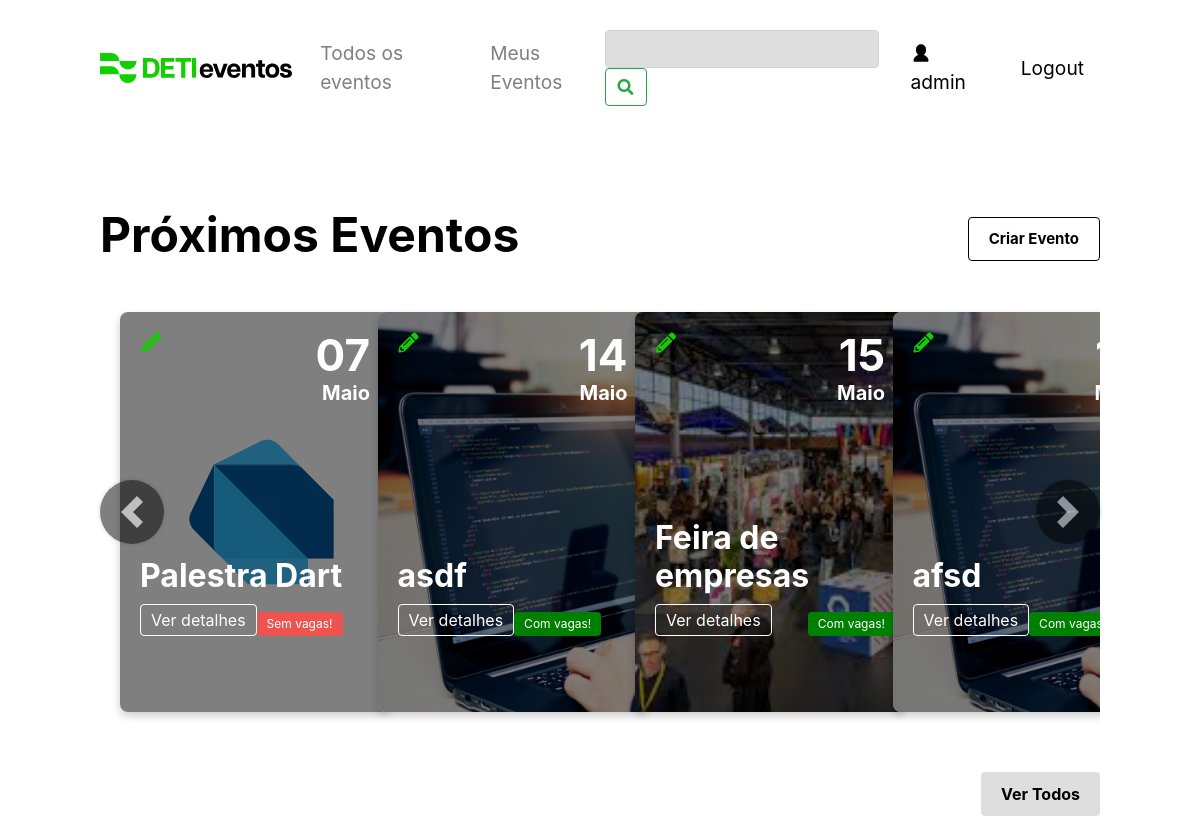
The page / (signed in) on the database its author committed.
### tables this page shows
CREATE TABLE events (
    id INTEGER PRIMARY KEY,
    name TEXT NOT NULL,
    description TEXT NOT NULL,
    location TEXT NOT NULL,
    image TEXT,
    date DATE,
    user_id INTEGER,           
    colaborator TEXT , 
    vagas INTEGER,
    lotacao INTEGER,
    preco INTEGER,
    esgotado boolean DEFAULT 0,
    FOREIGN KEY(user_id) REFERENCES users(id)
    );

### app.py (the view)
@app.route('/')
def home():
    user_id = get_user_id(session.get('user_email'))
    print(user_id)
    if 'user_email' not in session:
        return redirect(url_for('login'))
    events = get_events()
    converted_events = []
    for event in events:
        converted_event = list(event)
        converted_event[5] = datetime.strptime(event[5], '%Y-%m-%d').date()
        converted_events.append(tuple(converted_event))
    converted_events.sort(key=lambda x: x[5])
    user_events = get_user_events(user_id)
    user_events = list(user_events)
    is_admin = 'user_email' in session and session.get('user_email') == "admin@gmail.com"
    name  = session.get('user_name')
    if name is  not None:
        user = True
    event = get_events()
    return render_template('index.html', events=converted_events, is_admin=is_admin, user=user, name=name, event=event,  user_id = user_id, user_events=user_events)

### app.py (called while the page is built)
@app.template_filter('formatdate')
def format_date(value, format='%d-%B'):
    if value is None:
        return ""
    month_names = {
        'January': 'Janeiro', 'February': 'Fevereiro', 'March': 'Março',
        'April': 'Abril', 'May': 'Maio', 'June': 'Junho',
        'July': 'Julho', 'August': 'Agosto', 'September': 'Setembro',
        'October': 'Outubro', 'November': 'Novembro', 'December': 'Dezembro'
    }
    formatted_date = value.strftime(format)
    for eng, pt in month_names.items():
        formatted_date = formatted_date.replace(eng, pt)
    return formatted_date

### models.py (called while the page is built)
def get_user_id(email):
    connection = sqlite3.connect('data.db', check_same_thread=False)
    cursor = connection.cursor()
    cursor.execute("SELECT id FROM users WHERE email = ?", (email,))
    user_id = cursor.fetchall()
    if len(user_id) == 0:
        return None
    return user_id[0][0]

def get_events():
    connection = sqlite3.connect('data.db', check_same_thread=False)
    cursor = connection.cursor()
    try:
        cursor.execute("SELECT * FROM events")
        results = cursor.fetchall()
        return results
    except Exception as e:
        print(e)
        return None

def get_user_events(user_id):
    connection = sqlite3.connect('data.db', check_same_thread=False)
    cursor = connection.cursor()
    try:
        cursor.execute("SELECT * FROM user_events WHERE user_id = ?", (user_id,))
        results = cursor.fetchall()
        return results
    except Exception as e:
        print(e)
        return None

### templates/index.html (shortened to what this page needs)
<!DOCTYPE html>
<html lang="en">
<head>
  <link rel="stylesheet" href="https://cdnjs.cloudflare.com/ajax/libs/font-awesome/5.15.1/css/all.min.css">
  <link rel="stylesheet" href="https://stackpath.bootstrapcdn.com/bootstrap/4.3.1/css/bootstrap.min.css">
  <link rel="stylesheet" href="/static/css/navbar_style.css">
  <link rel="stylesheet" href="/static/css/style.css">
  <link rel="stylesheet" href="/static/css/pop_up.css">
  <link rel="stylesheet" href="https://cdnjs.cloudflare.com/ajax/libs/font-awesome/5.15.3/css/all.min.css">
  <link rel="stylesheet" href="https://cdn.jsdelivr.net/npm/sweetalert2@11/dist/sweetalert2.min.css">
</head>
<body>
  <nav class="navbar_style navbar navbar-expand-lg navbar-light bg-light">
    <a href="/">
      <img src="/static/images/DETI.svg" alt="DETI Logo">
    </a>
    <div class="collapse navbar-collapse" id="navbarNav">
      <ul class="navbar-nav">
        <li class="nav-item">
          <a class="nav-link navbar_style_links" href="/todos_os_eventos">Todos os eventos</a>
        </li>
        <li class="nav-item">
          <a class="nav-link navbar_style_links" href="/meus_eventos">Meus Eventos</a>
        </li>
      </ul>
      <form class="form-inline ml-auto" action="/search" method="get">
        <input class="form-control mr-sm-2 navbar_style_search" type="text" placeholder="" name="q"
          aria-label="Campo_Pesquisa">
        <button class="btn btn-outline-success my-2 my-sm-0" type="submit"><i class="fas fa-search"
            aria-label="Botao_Pesquisar"></i></button>
      </form>
        {% if user %}
        <a class="nav-link ml-2 navbar_style_login" href="/meus_eventos">
          <img class="login-icon" src="static/images/user_icon.svg" alt="User Icon">
          {{ name }}
          {% endif %}
        </a>
        <a class="nav-link ml-2 navbar_style_login" href="/logout">
          Logout
        </a>
    </div>
  </nav>
  <div class="events-header">
    <h1>Próximos Eventos</h1>
    {% if is_admin %}
    <button class="create-event-button">Criar Evento</button>
    {% endif %}
  </div>
  <div id="eventCarousel" class="carousel slide">
    <div class="carousel-inner">
      {% for event in events %}
      {% if loop.index0 % 4 == 0 %}
      <div class="carousel-item {% if loop.first %}active{% endif %}">
        <div class="row">
          {% endif %}
          <div class="col-12 col-md-6 col-lg-3">
            <div class="event-card"
              style="background-image: url('{{event[4]}}'); background-size: cover; margin: 20px;">
              {% if is_admin %}
              <button class="edit-event-button" data-event-id="{{ event[0] }}" data-event-name="{{ event[1] }}"
                data-event-location="{{ event[6] }}" data-event-capacity="{{ event[8] }}"
                data-event-date="{{ event[5] }}" data-event-description="{{ event[2] }}"
                data-event-image="{{ event[4] }}" data-event-price="{{ event[9] }}">
                <i class="fas fa-pencil-alt"></i>
              </button>
              {% endif %}
              <div class="event-content">
                <div class="event-day">{{ event[5]|formatdate('%d') }}</div>
                <div class="event-month">{{ event[5]|formatdate('%B') }}</div>
              </div>
              <div class="event-info">
                <h2 class="event-title">{{event[1]}}</h2>
                <div class="event-details">
                  <p class="event-details-btn" id="details-btn" data-event-id="{{ event[0] }}"
                    data-event-title="{{ event[1] }}" data-event-description="{{ event[2] }}"
                    data-event-organizer="{{ event[3] }}" data-event-image="{{ event[4] }}"
                    data-event-date="{{ event[5] }}" data-event-capacity="{{ event[8] }}"
                    data-event-price="{{ event[9] }}" data-event-vacancies="{{ event[10] }}"
                    data-event-location="{{ event[6] }}" data-event-collaborator="{{ event[7] }}"
                    data-event-category="{{ event[12] }}">Ver detalhes</p>
                  {% if event[11]%}
                  <p class="event-status-btn"> Sem vagas!</p>
                  {% endif %}
                  {% if not event[11]%}
                  <p class="event-status-btn-verde"> Com vagas!</p>
                  {% endif %}
                </div>
              </div>
            </div>
          </div>
          {% if loop.index0 % 4 == 3 or loop.last %}
        </div>
      </div>
      {% endif %}
      {% endfor %}
    </div>
    <a class="carousel-control-prev" href="#eventCarousel" role="button" data-slide="prev">
      <span class="carousel-control-prev-icon" aria-hidden="true"></span>
    </a>
    <a class="carousel-control-next" href="#eventCarousel" role="button" data-slide="next">
      <span class="carousel-control-next-icon" aria-hidden="true"></span>
    </a>
  </div>
  <div class="view-all-container">
    <button class="view-all-button" onclick="window.location.href = '/todos_os_eventos'">Ver Todos</button>
  </div>
</body>
</html>

### static/css/navbar_style.css (style rules this page uses)
.navbar_style { padding: 30px 0px; margin-bottom: 70px; display: flex; background-color: white !important; font-size: 1.2rem !important; }
.navbar_style img { height: 30px; }
.nav-item { margin-left: 20px !important; }
.navbar_style_login { color: #000 !important; }
.navbar_style_search { background-color: #DEDEDE !important; }
.login-icon { height: 20px; width: 20px; margin-top: -3px; }

### static/css/style.css (style rules this page uses)
:root { --primary-color: #4CAF50; --secundary-color: black; }
body { margin: 0; padding: 0 100px; font-family: Inter, sans-serif; }
h1 { color: black; font-weight: 700; font-size: 3rem; }
h2 { color: black; font-weight: 700; font-size: 3rem; }
.navbar { background-color: white; color: var(--secundary-color); overflow: auto; }
.events-header { display: flex; margin-bottom: 20px; justify-content: space-between; align-items: center; }
.create-event-button { padding: 10px 20px; font-size: 15px; font-weight: 700; background-color: white; border: 1px solid black; color: black; border-radius: 4px; cursor: pointer; text-decoration: none; }
.view-all-container { display: flex; margin-top: 40px; justify-content: flex-end; }
.view-all-button { padding: 10px 20px; background-color: #DEDEDE; color: black; border: none; font-weight: 700; border-radius: 4px; cursor: pointer; text-align: left; }
.event-card { position: relative; width: 270px; height: 25rem; padding: 20px; border-radius: 8px; box-shadow: 0 4px 8px rgba(0, 0, 0, 0.2); overflow: hidden; margin-right: 20px; background: #fff; margin: 20px; }
.event-card::before { content: ""; position: absolute; top: 0; right: 0; bottom: 0; left: 0; background: rgba(0, 0, 0, 0.5); }
.event-info { position: absolute; bottom: 15%; padding-right: 10px; }
.event-title { margin: 8px 0; font-size: 2rem; color: white; }
.event-details-btn, .event-status-btn, .event-status-btn-verde { padding: 3px 10px; border: none; border-radius: 4px; cursor: pointer; }
.event-details-btn { border: 1px solid white; color: white; }
.event-status-btn { background-color: #ef5350; color: white; font-size: 12px; }
.event-status-btn-verde { background-color: green; color: white; font-size: 12px; }
.event-details { display: flex; justify-content: space-between; align-items: flex-end; }
.event-content { display: block; position: relative; text-align: right; color: white; font-size: 2rem; font-weight: 700; }
.event-day { margin-top: -10px; font-size: 44px; }
.event-month { font-size: 1.25rem; margin-top: -10px; }
.edit-event-button { box-sizing: border-box; color: #11CF01; position: absolute; top: 15px; left: 15px; background: none; border: none; font-size: 20px; z-index: 1; }
.event-content, .event-info, .event-details, .event-title, .event-details-btn, .event-status-btn { color: white; }
.edit-event-button::before, .edit-event-button::after { pointer-events: none; }

### static/css/pop_up.css (style rules this page uses)
.carousel-control-prev, .carousel-control-next { width: auto; height: 10px; top: 50%; transform: translateY(-50%); color: #000000; }
.carousel-control-prev-icon, .carousel-control-next-icon { background-color: #000000; background-size: 2rem 2rem; width: 4rem; height: 4rem; border-radius: 50%; }
.carousel-control-prev-icon::before, .carousel-control-next-icon::before { font-size: 2rem; color: white; }
.carousel-control-prev-icon, .carousel-control-next-icon { box-shadow: 0 0 5px rgba(0, 0, 0, 0.3); }

### rows shown on the page
events: image (picture), event "07", event "Maio", name "Palestra Dart", esgotado "Sem vagas!"
events: image (picture), event "14", event "Maio", name "asdf", esgotado "Com vagas!"
events: image (picture), event "15", event "Maio", name "Feira de empresas", esgotado "Com vagas!"
events: image (picture), name "afsd", esgotado "Com…"

### other values the page prints
{{ name }} "admin"
